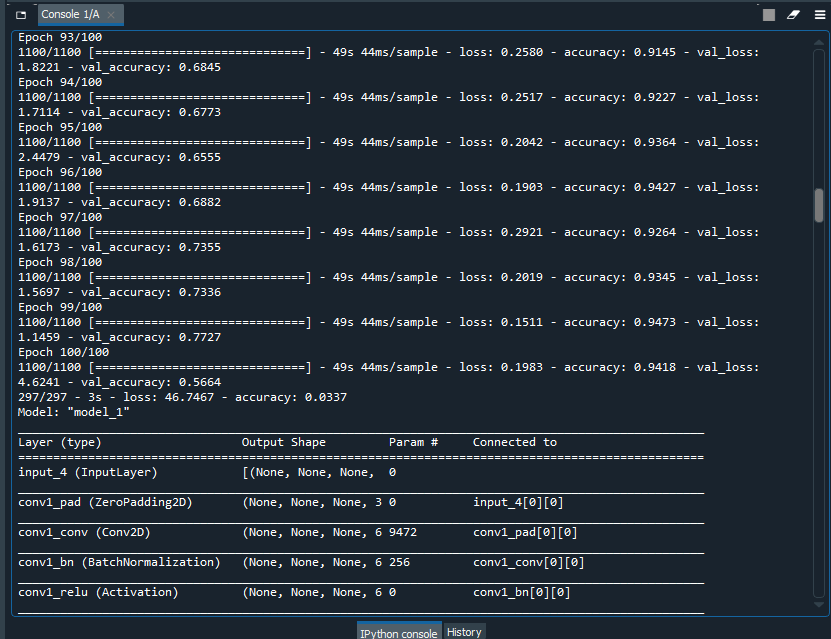
#> input picture resnet on original dataset.png, 831 x 639 px
$ python -i create.py   (imports and definitions only)
#> lines starting #> are read from the running program, lines starting #| are printed output that depends on the picture; after the words box and inside, x2 and y2 are one past the last pixel; in counts of white or black regions, pixels touching at a corner belong together
#> further down, picture is the input picture: PIL image 831x639 RGBA; mean R, G, B, A 37.6, 47.5, 57.3, 255
import os
import json
import argparse
import numpy as np
import random
import math
from PIL import Image, ImageEnhance

# Entrypoint Args
parser = argparse.ArgumentParser(description='Create synthetic training data for object detection algorithms.')
# [15 lines not run here, left out]


# Prepare data creation pipeline
# [1 line that did not run here, left out]
# [1 line that did not run here, left out]
# [1 line that did not run here, left out]
# [1 line that did not run here, left out]
#sizes = [0.4, 0.6, 0.8, 1, 1.2] # different obj sizes to use TODO make configurable
sizes = [1.2] # different obj sizes to use TODO make configurable
count_per_size = 1 # number of locations for each obj size TODO make configurable
annotations = [] # store annots here
# [1 line that did not run here, left out]
n = 1


# Helper functions
# [51 lines left out: functions get_obj_positions, get_box, intersects, get_group_obj_positions, not called in this run]

def mutate_image(img):
    # resize image for random value
    resize_rate = random.choice(sizes)
    img = img.resize([int(img.width*resize_rate), int(img.height*resize_rate)], Image.BILINEAR)
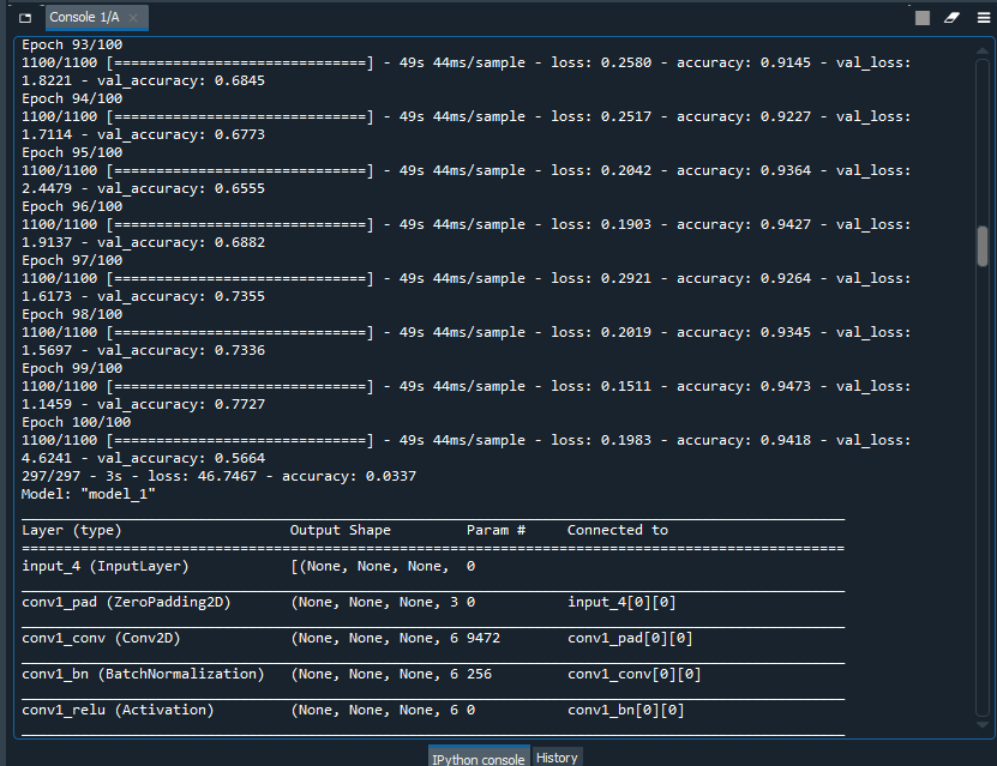
#> img: PIL image 997x766 RGBA; mean R, G, B, A 37.7, 47.6, 57.4, 255

    # rotate image for random andle and generate exclusion mask
    rotate_angle = random.randint(0,360)
    mask = Image.new('L', img.size, 255)
#> mask: PIL image 997x766 L; every value is 255
    img = img.rotate(rotate_angle, expand=True)
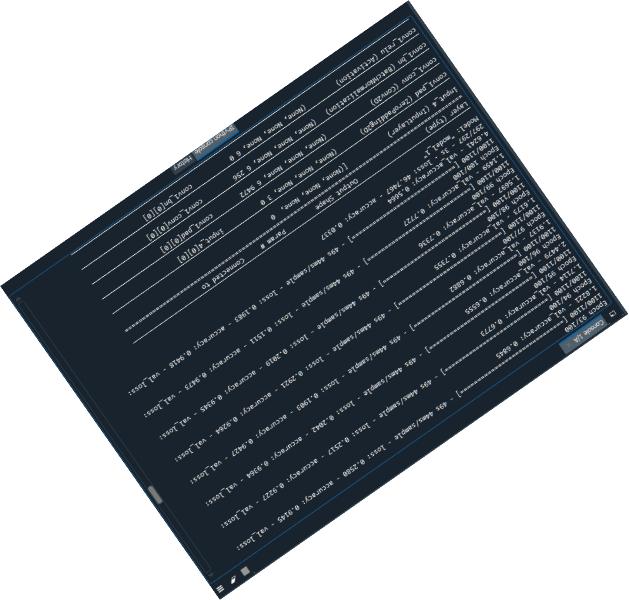
#> img: PIL image 1257x1200 RGBA (shown at 1/2 size); mean R, G, B, A 19.1, 24.1, 29, 129.1; transparent parts drawn white
    mask = mask.rotate(rotate_angle, expand=True)
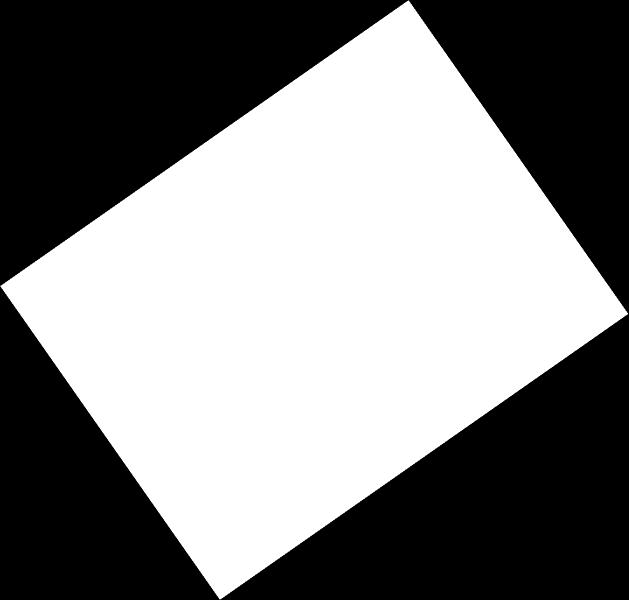
#> mask: PIL image 1257x1200 L (shown at 1/2 size); 50.6% white; 1 black region, box (x1, y1, x2, y2) and area: (0, 0, 1257, 1200) 744710


    # perform some enhancements on image
    enhancers = [ImageEnhance.Brightness, ImageEnhance.Color, ImageEnhance.Contrast, ImageEnhance.Sharpness]
    enhancers_count = random.randint(0,3)
    for i in range(0,enhancers_count):
        enhancer = random.choice(enhancers)
        enhancers.remove(enhancer)
        img = enhancer(img).enhance(random.uniform(0.5,1.5))
#> after the loop, enhancers = 4 items

    return img, mask


# [116 lines not run here, left out]

>>> from PIL import Image
>>> picture = Image.open('../resnet on original dataset.png')
>>> result = mutate_image(picture)
